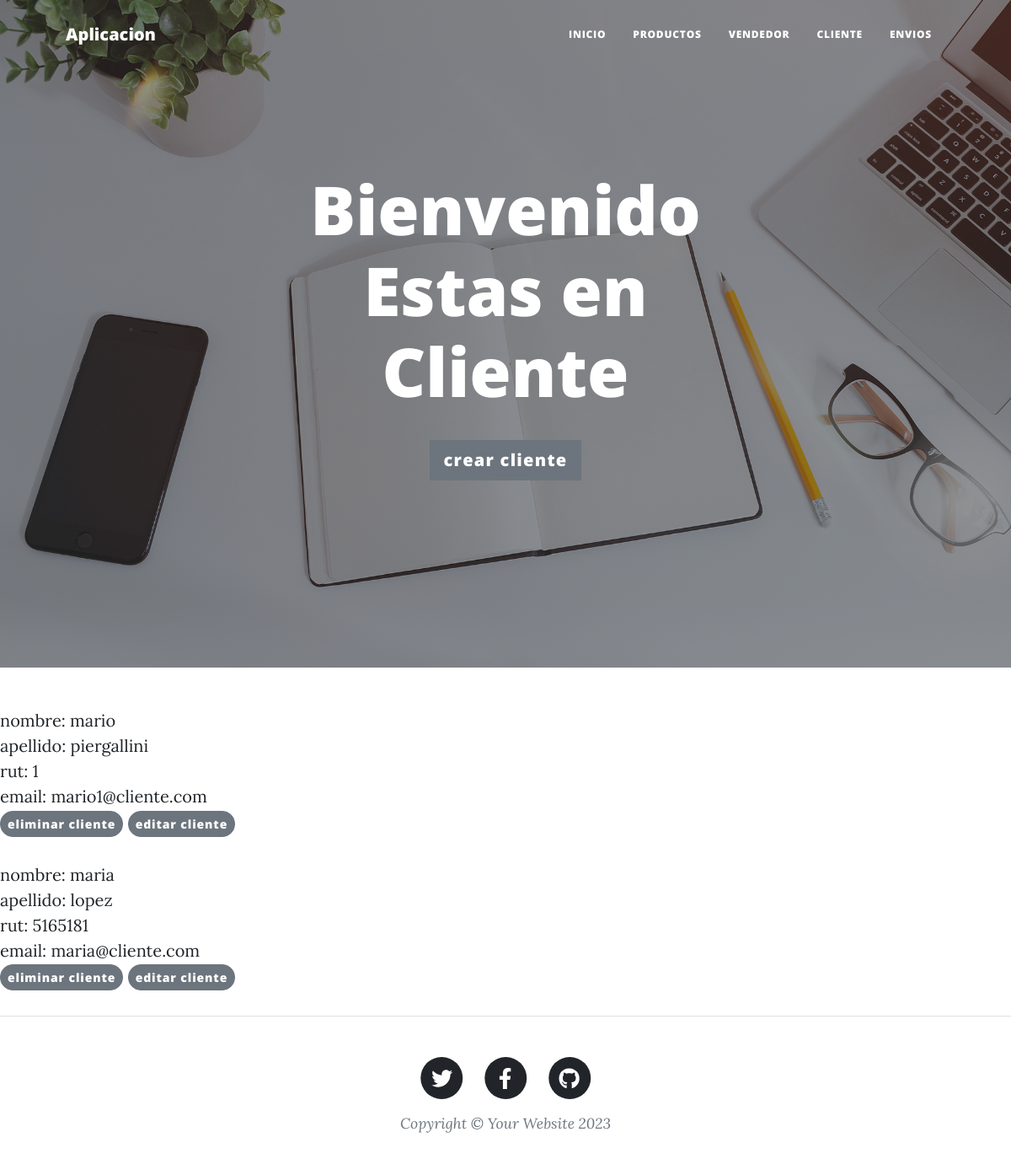
The page /Aplicacion/cliente on the database as committed earlier.
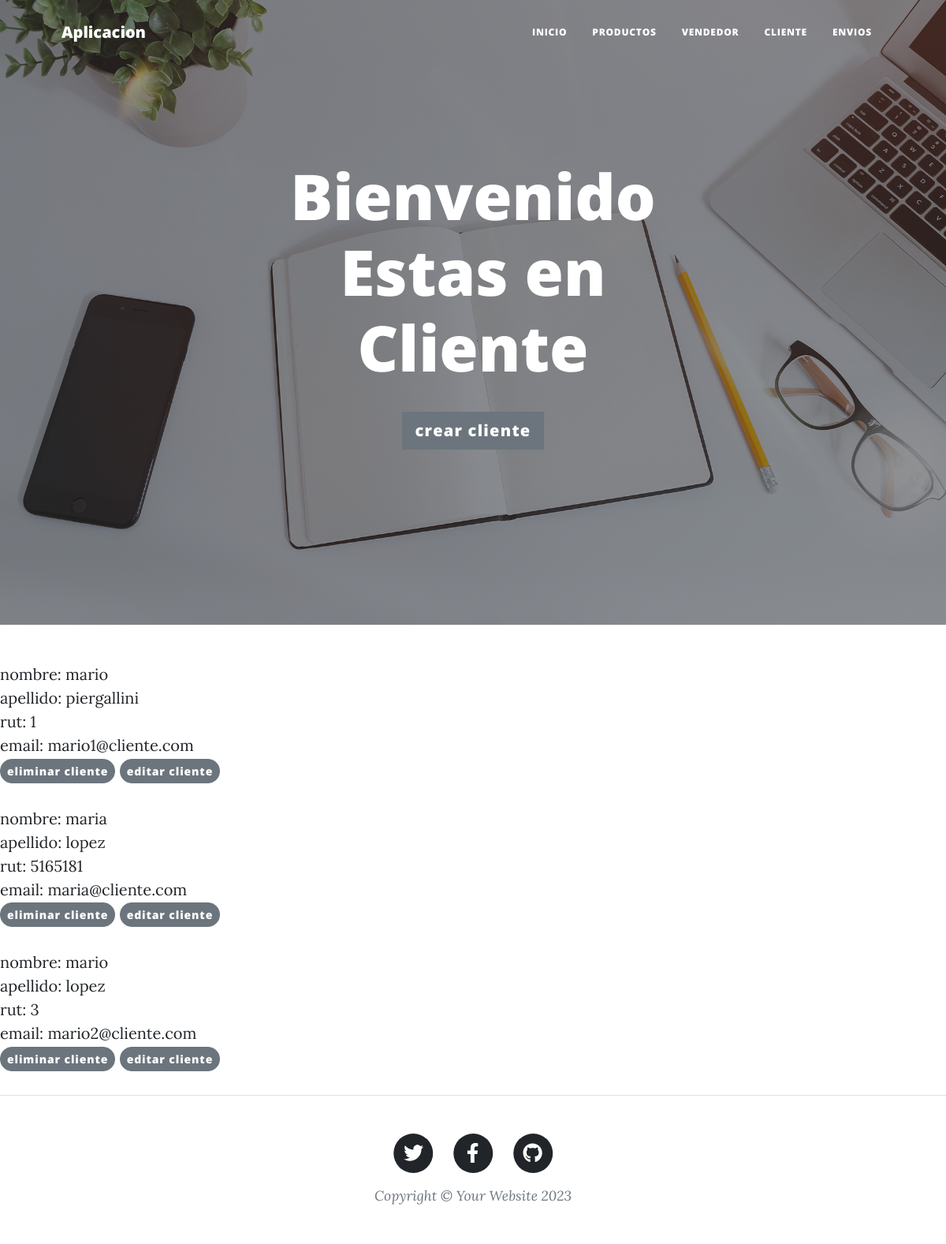
The same page on the database as committed later.
### Aplicacion/models.py (models this page shows)
class Cliente(models.Model):
    nombre=models.CharField(max_length=40)
    apellido=models.CharField(max_length=40)
    rut=models.IntegerField()
    email=models.EmailField()

### Aplicacion/views.py (the view)
# urls.py: path('cliente',cliente, name="Cliente"),
def cliente(request):
    todos = Cliente.objects.all()
    return render(request, "Aplicacion/cliente.html",{"cliente": todos})

### Aplicacion/templates/Aplicacion/cliente.html
{% extends 'Aplicacion/padre.html' %}
{% block titulo %}
Bienvenido Estas en Cliente
<br>
<a href="{% url 'registroCliente' %}"><button type="button" class="btn btn-secondary btn-lg" >crear cliente</button></a>
{% endblock %}
{% block crear_vendedor %}
{% for Cliente in cliente %}
    <li style="list-style: none;">
        nombre: {{Cliente.nombre}} <br> apellido: {{Cliente.apellido}} <br> rut: {{Cliente.rut}} <br> email: {{Cliente.email}} <br>
        <a href="{% url 'borrarCliente' Cliente.nombre %}"><button style="border-radius: 15px;" type="button" class="btn btn-secondary btn-sm" >eliminar cliente</button></a>
        <a href="{% url 'editarCliente' Cliente.nombre %}"><button style="border-radius: 15px;" type="button" class="btn btn-secondary btn-sm" >editar cliente</button></a>
    </li>
    <br>
{% endfor %}
{% endblock %}

Rows that differ between the two databases and show on the page:
added Cliente: nombre "mario", apellido "lopez", rut "3", email "mario2@cliente.com"
